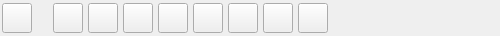
<?xml version="1.0" encoding="UTF-8"?>
<ui version="4.0">
 <class>Form</class>
 <widget class="QWidget" name="Form">
  <property name="geometry">
   <rect>
    <x>0</x>
    <y>0</y>
    <width>471</width>
    <height>36</height>
   </rect>
  </property>
  <property name="sizePolicy">
   <sizepolicy hsizetype="Preferred" vsizetype="MinimumExpanding">
    <horstretch>0</horstretch>
    <verstretch>0</verstretch>
   </sizepolicy>
  </property>
  <property name="minimumSize">
   <size>
    <width>0</width>
    <height>20</height>
   </size>
  </property>
  <property name="maximumSize">
   <size>
    <width>471</width>
    <height>50</height>
   </size>
  </property>
  <property name="windowTitle">
   <string>Form</string>
  </property>
  <layout class="QHBoxLayout" name="horizontalLayout">
   <property name="leftMargin">
    <number>2</number>
   </property>
   <property name="topMargin">
    <number>0</number>
   </property>
   <property name="rightMargin">
    <number>2</number>
   </property>
   <property name="bottomMargin">
    <number>0</number>
   </property>
   <item>
    <widget class="QPushButton" name="showToolbarPushButton">
     <property name="enabled">
      <bool>true</bool>
     </property>
     <property name="sizePolicy">
      <sizepolicy hsizetype="Minimum" vsizetype="Fixed">
       <horstretch>0</horstretch>
       <verstretch>0</verstretch>
      </sizepolicy>
     </property>
     <property name="minimumSize">
      <size>
       <width>30</width>
       <height>30</height>
      </size>
     </property>
     <property name="maximumSize">
      <size>
       <width>30</width>
       <height>30</height>
      </size>
     </property>
     <property name="text">
      <string/>
     </property>
     <property name="icon">
      <iconset resource="../../resources.qrc">
       <normaloff>:/plugins/lallemand_plant_care/icons/lallemand.png</normaloff>:/plugins/lallemand_plant_care/icons/lallemand.png</iconset>
     </property>
     <property name="iconSize">
      <size>
       <width>24</width>
       <height>24</height>
      </size>
     </property>
     <property name="checkable">
      <bool>true</bool>
     </property>
    </widget>
   </item>
   <item>
    <spacer name="horizontalSpacer">
     <property name="orientation">
      <enum>Qt::Horizontal</enum>
     </property>
     <property name="sizeType">
      <enum>QSizePolicy::Fixed</enum>
     </property>
     <property name="sizeHint" stdset="0">
      <size>
       <width>15</width>
       <height>20</height>
      </size>
     </property>
    </spacer>
   </item>
   <item>
    <widget class="QSplitter" name="splitter">
     <property name="minimumSize">
      <size>
       <width>0</width>
       <height>0</height>
      </size>
     </property>
     <property name="maximumSize">
      <size>
       <width>16777215</width>
       <height>16777215</height>
      </size>
     </property>
     <property name="orientation">
      <enum>Qt::Horizontal</enum>
     </property>
     <widget class="QWidget" name="horizontalLayoutWidget">
      <layout class="QHBoxLayout" name="horizontalLayout_2">
       <property name="spacing">
        <number>5</number>
       </property>
       <item>
        <widget class="QPushButton" name="loadFilePushButton">
         <property name="maximumSize">
          <size>
           <width>30</width>
           <height>30</height>
          </size>
         </property>
         <property name="text">
          <string/>
         </property>
         <property name="icon">
          <iconset resource="../../resources.qrc">
           <normaloff>:/plugins/lallemand_plant_care/icons/upload_file.png</normaloff>:/plugins/lallemand_plant_care/icons/upload_file.png</iconset>
         </property>
         <property name="iconSize">
          <size>
           <width>24</width>
           <height>24</height>
          </size>
         </property>
        </widget>
       </item>
       <item>
        <widget class="QPushButton" name="treatmentPushButton">
         <property name="maximumSize">
          <size>
           <width>30</width>
           <height>30</height>
          </size>
         </property>
         <property name="text">
          <string/>
         </property>
         <property name="icon">
          <iconset resource="../../resources.qrc">
           <normaloff>:/plugins/lallemand_plant_care/icons/polygons.png</normaloff>:/plugins/lallemand_plant_care/icons/polygons.png</iconset>
         </property>
         <property name="iconSize">
          <size>
           <width>24</width>
           <height>24</height>
          </size>
         </property>
        </widget>
       </item>
       <item>
        <widget class="QPushButton" name="filterPushButton">
         <property name="maximumSize">
          <size>
           <width>30</width>
           <height>30</height>
          </size>
         </property>
         <property name="text">
          <string/>
         </property>
         <property name="icon">
          <iconset resource="../../resources.qrc">
           <normaloff>:/plugins/lallemand_plant_care/icons/filter.png</normaloff>:/plugins/lallemand_plant_care/icons/filter.png</iconset>
         </property>
         <property name="iconSize">
          <size>
           <width>24</width>
           <height>24</height>
          </size>
         </property>
        </widget>
       </item>
       <item>
        <widget class="QPushButton" name="createTrialPushButton">
         <property name="minimumSize">
          <size>
           <width>0</width>
           <height>0</height>
          </size>
         </property>
         <property name="maximumSize">
          <size>
           <width>30</width>
           <height>30</height>
          </size>
         </property>
         <property name="text">
          <string/>
         </property>
         <property name="icon">
          <iconset resource="../../resources.qrc">
           <normaloff>:/plugins/lallemand_plant_care/icons/new_experiment.png</normaloff>:/plugins/lallemand_plant_care/icons/new_experiment.png</iconset>
         </property>
         <property name="iconSize">
          <size>
           <width>24</width>
           <height>24</height>
          </size>
         </property>
        </widget>
       </item>
       <item>
        <widget class="QPushButton" name="lpcTeamPushButton">
         <property name="maximumSize">
          <size>
           <width>30</width>
           <height>30</height>
          </size>
         </property>
         <property name="text">
          <string/>
         </property>
         <property name="icon">
          <iconset resource="../../resources.qrc">
           <normaloff>:/plugins/lallemand_plant_care/icons/user.png</normaloff>:/plugins/lallemand_plant_care/icons/user.png</iconset>
         </property>
         <property name="iconSize">
          <size>
           <width>24</width>
           <height>24</height>
          </size>
         </property>
        </widget>
       </item>
       <item>
        <widget class="QPushButton" name="farmerPushButton">
         <property name="maximumSize">
          <size>
           <width>30</width>
           <height>30</height>
          </size>
         </property>
         <property name="text">
          <string/>
         </property>
         <property name="icon">
          <iconset resource="../../resources.qrc">
           <normaloff>:/plugins/lallemand_plant_care/icons/farmer.png</normaloff>:/plugins/lallemand_plant_care/icons/farmer.png</iconset>
         </property>
         <property name="iconSize">
          <size>
           <width>24</width>
           <height>24</height>
          </size>
         </property>
        </widget>
       </item>
       <item>
        <widget class="QPushButton" name="reportPushButton">
         <property name="maximumSize">
          <size>
           <width>30</width>
           <height>30</height>
          </size>
         </property>
         <property name="text">
          <string/>
         </property>
         <property name="icon">
          <iconset resource="../../resources.qrc">
           <normaloff>:/plugins/lallemand_plant_care/icons/report.png</normaloff>:/plugins/lallemand_plant_care/icons/report.png</iconset>
         </property>
         <property name="iconSize">
          <size>
           <width>24</width>
           <height>24</height>
          </size>
         </property>
        </widget>
       </item>
       <item>
        <widget class="QPushButton" name="settingsPushButton">
         <property name="maximumSize">
          <size>
           <width>30</width>
           <height>30</height>
          </size>
         </property>
         <property name="text">
          <string/>
         </property>
         <property name="icon">
          <iconset resource="../../resources.qrc">
           <normaloff>:/plugins/lallemand_plant_care/icons/settings.png</normaloff>:/plugins/lallemand_plant_care/icons/settings.png</iconset>
         </property>
         <property name="iconSize">
          <size>
           <width>24</width>
           <height>24</height>
          </size>
         </property>
        </widget>
       </item>
       <item>
        <spacer name="horizontalSpacer_2">
         <property name="orientation">
          <enum>Qt::Horizontal</enum>
         </property>
         <property name="sizeType">
          <enum>QSizePolicy::Fixed</enum>
         </property>
         <property name="sizeHint" stdset="0">
          <size>
           <width>170</width>
           <height>20</height>
          </size>
         </property>
        </spacer>
       </item>
      </layout>
     </widget>
    </widget>
   </item>
  </layout>
 </widget>
 <resources>
  <include location="../../resources.qrc"/>
 </resources>
 <connections/>
</ui>
